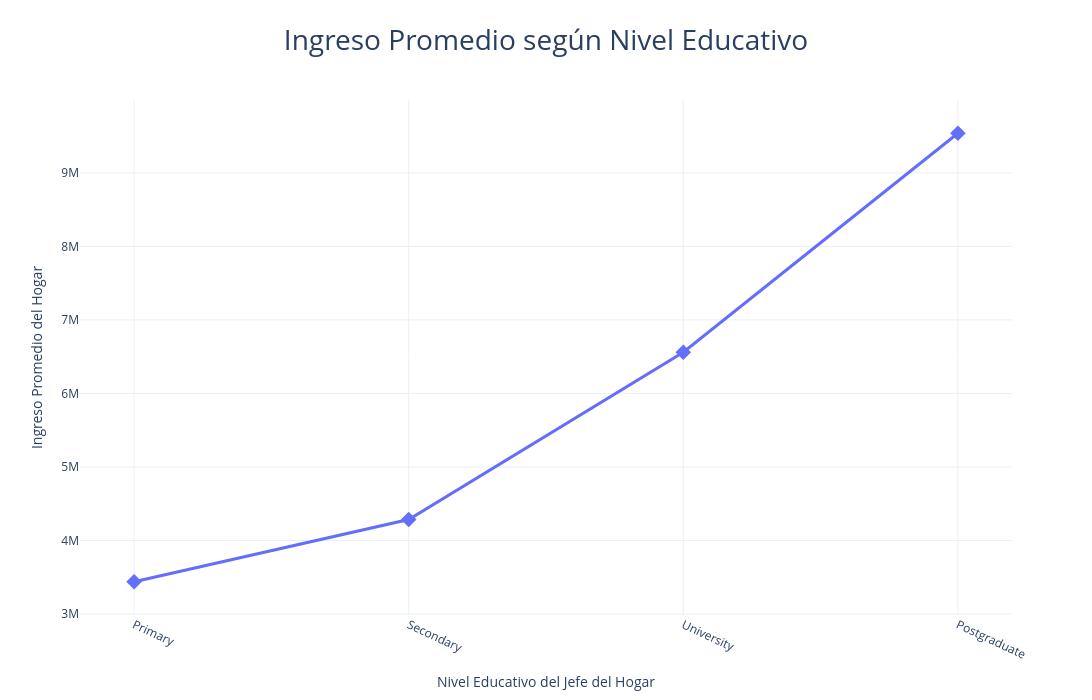

The notebook cell this image was saved under:
### Code cell
import plotly.express as px
import plotly.graph_objects as go

#=====================================#
# MEDIA DE INGRESOS POR EDUCACIÓN
#=====================================#

df_mean = (
    data
    .groupby('nivel_educativo_del_jefe_del_hogar')['ingreso_del_hogar']
    .mean()
    .reset_index()
    .sort_values('ingreso_del_hogar')
)

#=====================================#
# POINTPLOT INTERACTIVO
#=====================================#

fig = go.Figure()

fig.add_trace(

    go.Scatter(
        x=df_mean['nivel_educativo_del_jefe_del_hogar'],
        y=df_mean['ingreso_del_hogar'],
        mode='lines+markers',
        marker=dict(
            size=12,
            symbol='diamond'
        ),
        line=dict(width=3),
        hovertemplate=
        '<b>Nivel Educativo</b>: %{x}<br>' +
        '<b>Ingreso Promedio</b>: %{y:$,.0f}<extra></extra>'
    )

)

#=====================================#
# LAYOUT
#=====================================#

fig.update_layout(
    template='plotly_white',
    title={
        'text':'Ingreso Promedio según Nivel Educativo',
        'x':0.5,
        'font':{'size':28}
    },
    xaxis_title='Nivel Educativo del Jefe del Hogar',
    yaxis_title='Ingreso Promedio del Hogar',
    width=1200,
    height=700,
    showlegend=False
)

fig.update_xaxes(
    tickangle=25
)

fig.show()

### Figure 1 — Plotly figure (JSON) as saved in the notebook; plotly's stock layout.template omitted (floating-point values rounded to 4 significant figures)
{"data": [{"hovertemplate": "<b>Nivel Educativo</b>: %{x}<br><b>Ingreso Promedio</b>: %{y:$,.0f}<extra></extra>", "line": {"width": 3}, "marker": {"size": 12, "symbol": "diamond"}, "mode": "lines+markers", "type": "scatter", "x": ["Primary", "Secondary", "University", "Postgraduate"], "y": [3438000.0, 4284000.0, 6561000.0, 9539000.0]}], "layout": {"height": 700, "showlegend": false, "title": {"font": {"size": 28}, "text": "Ingreso Promedio según Nivel Educativo", "x": 0.5}, "width": 1200, "xaxis": {"tickangle": 25, "title": {"text": "Nivel Educativo del Jefe del Hogar"}}, "yaxis": {"title": {"text": "Ingreso Promedio del Hogar"}}}}
